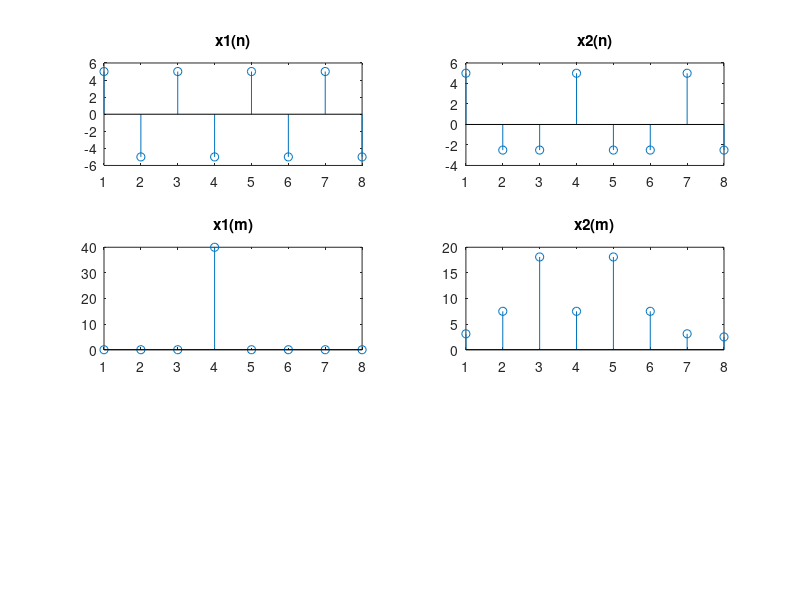

This chart was generated by the following MATLAB code: (Note: this script raises an error after producing the figure.)
%Given SIgnal
%x(t)=5*sin(2*pi*1000*t+(pi/2))

%(1)Find x1(n). Where Fs=2000Hz,n=0,1,....,7
fs=2000;
ts=1/fs;
n=0:7;
x1n=5*sin(2*pi*1000*n*ts+(pi/2));
subplot(3,2,1)
stem(x1n);
title('x1(n)')

%(2)Find x2(n). Where Fs=750Hz,n=0,1,....,7
fs=750;
ts=1/fs;
n=0:7;
x2n=5*sin(2*pi*1000*n*ts+(pi/2));
subplot(3,2,2)
stem(x2n);
title('x2(n)')

%(3)Find x1(m). Where N=8,Show spectrum
N=8;
X1=zeros(N,1);
for m=1:N
  for n=0:N-1
    X1(m)=X1(m)+x1n(n+1)*exp(-j*2*pi*n*m/N);
  end
end

subplot(3,2,3)
stem(abs(X1))
title('x1(m)')

%(4)Find x2(m). Where N=8,Show spectrum

N=8;
X2=zeros(N,1);
for m=1:N
  for n=0:N-1
    X2(m)=X2(m)+x2n(n+1)*exp(-j*2*pi*n*m/N);
  end
end

subplot(3,2,4)
stem(abs(X2))
title('x2(m)')

%(5)Reconstrac x1(n) from x1(m)
N=8;
for n=0:N-1
  for m=1:N
    x(n+1)=x(n+1)+(1/N)*X1(m)*exp(j*2*pi*n*m/N);
  end
end

subplot(3,2,5)
stem(x)
title('x1(n)')


%(6)constrac x1(t) from x1(n)



    
    
